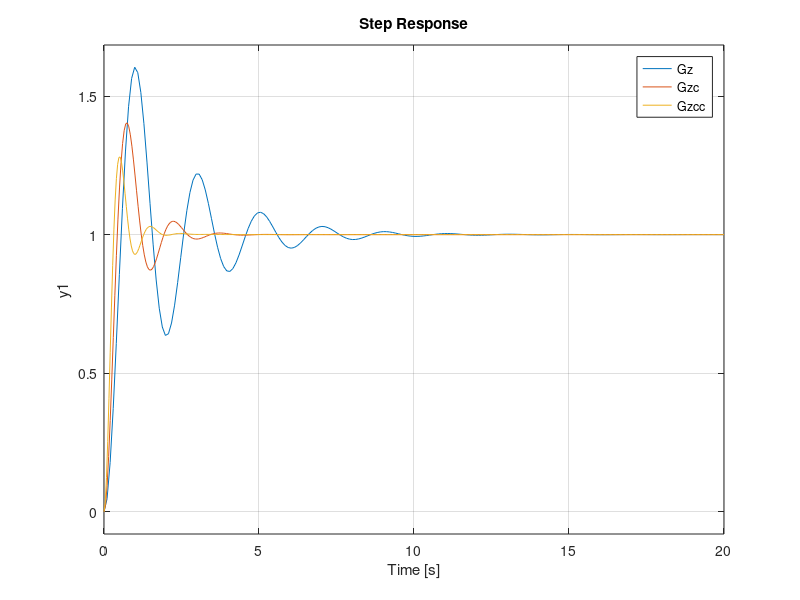

Write MATLAB code to recreate this figure.
clear;

ezplot('100*exp((-ksi*pi)/sqrt(1-ksi^2))',[0 1])
ylabel('MO [%]'), xlabel('\xi'), grid
line([0,0.4],[25,25],'color',[0.5,0.5,0.5],'linestyle','--')
line([0.4,0.4],[-5,25],'color',[0.5,0.5,0.5],'linestyle','--')

ezplot('atand(2*ksi/sqrt(sqrt(1+4*ksi^2)-2*ksi^2))',[0 1])
ylabel('PM [%]'), xlabel('\xi'), grid
line([0,0.4],[39,39],'color',[0.5,0.5,0.5],'linestyle','--')
line([0.4,0.4],[-5,39],'color',[0.5,0.5,0.5],'linestyle','--')

G = zpk([],[0 -1],10);
margin(G)

fi_m = 21;
a = (1-sind(fi_m))/(1+sind(fi_m));

Om = 2.53;
T = 1/(Om*sqrt(a));

Gc = tf(1/a*[1 1/T],[1 1/(a*T)]);

margin(G), hold on
margin(G*Gc), hold off

Gz = feedback(G,1);
Gzc = feedback(Gc*G,1);

step(Gz,Gzc)

Gzcc = feedback(Gc*Gc*G,1);
step(Gz,Gzc,Gzcc)
